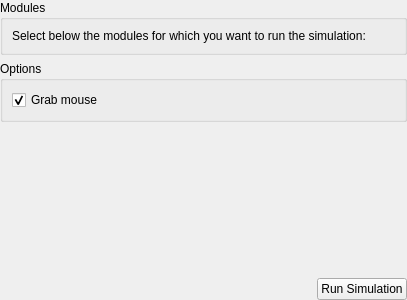
<?xml version="1.0" encoding="UTF-8"?>
<ui version="4.0">
 <class>BenchmarkWidget</class>
 <widget class="QWidget" name="BenchmarkWidget">
  <property name="geometry">
   <rect>
    <x>0</x>
    <y>0</y>
    <width>407</width>
    <height>300</height>
   </rect>
  </property>
  <layout class="QVBoxLayout" name="verticalLayout_4">
   <property name="margin">
    <number>0</number>
   </property>
   <item>
    <widget class="QGroupBox" name="groupBox">
     <property name="title">
      <string>Modules</string>
     </property>
     <layout class="QVBoxLayout" name="verticalLayout_3">
      <item>
       <widget class="QLabel" name="label">
        <property name="text">
         <string>Select below the modules for which you want to run the simulation:</string>
        </property>
       </widget>
      </item>
      <item>
       <layout class="QVBoxLayout" name="verticalLayout"/>
      </item>
     </layout>
    </widget>
   </item>
   <item>
    <widget class="QGroupBox" name="groupBox_2">
     <property name="title">
      <string>Options</string>
     </property>
     <layout class="QVBoxLayout" name="verticalLayout_2">
      <item>
       <widget class="QCheckBox" name="grabMouseCheckBox">
        <property name="text">
         <string>Grab mouse</string>
        </property>
        <property name="checked">
         <bool>true</bool>
        </property>
       </widget>
      </item>
     </layout>
    </widget>
   </item>
   <item>
    <spacer name="verticalSpacer">
     <property name="orientation">
      <enum>Qt::Vertical</enum>
     </property>
     <property name="sizeHint" stdset="0">
      <size>
       <width>20</width>
       <height>40</height>
      </size>
     </property>
    </spacer>
   </item>
   <item>
    <layout class="QHBoxLayout" name="horizontalLayout">
     <item>
      <spacer name="horizontalSpacer">
       <property name="orientation">
        <enum>Qt::Horizontal</enum>
       </property>
       <property name="sizeHint" stdset="0">
        <size>
         <width>40</width>
         <height>20</height>
        </size>
       </property>
      </spacer>
     </item>
     <item>
      <widget class="KPushButton" name="runButton">
       <property name="text">
        <string>Run Simulation</string>
       </property>
      </widget>
     </item>
    </layout>
   </item>
  </layout>
 </widget>
 <customwidgets>
  <customwidget>
   <class>KPushButton</class>
   <extends>QPushButton</extends>
   <header>kpushbutton.h</header>
  </customwidget>
 </customwidgets>
 <connections/>
</ui>
